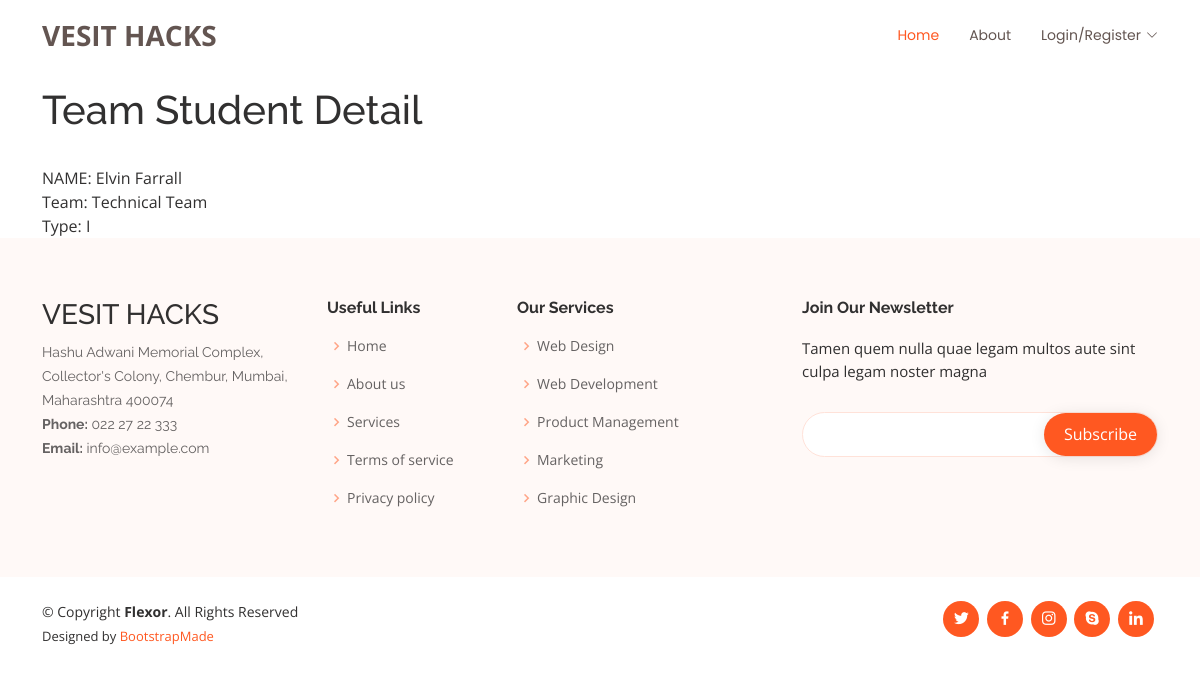
Page /1/team_student_detail/ on the committed database.
### vesit/models.py (models this page shows, shortened)
class Team_Student(models.Model):
    team = models.ForeignKey(Team, on_delete = models.CASCADE)
    student = models.ForeignKey(Student, on_delete = models.CASCADE)
    choices = (
        ('H', 'Head'),
        ('I', 'Incharge'),
    )
    student_type = models.CharField(max_length=1, choices=choices)

class Team(models.Model):
    name = models.CharField( max_length= 100 )
    committee = models.ForeignKey(Committee, on_delete = models.CASCADE)

### users/models.py (models this page shows, shortened)
class Student(models.Model):
    name = models.CharField( max_length=50 )
    email = models.EmailField()
    GENDER_CHOICES = (
        ('M', 'Male'),
        ('F', 'Female'),
        ('T','Transgender'),
    )
    gender = models.CharField(max_length=1, choices=GENDER_CHOICES)
    iid = models.CharField(max_length=100)
    mobile_num = models.CharField(max_length=10)
    image = models.ImageField(default = "default.jpg", upload_to = 'student-profile')
    dept = models.ForeignKey( Department, on_delete = models.CASCADE )
    password = models.CharField(max_length=100, null=True)

### vesit/views.py (the view)
# urls.py: path('<int:pk>/team_student_detail/', TeamStudentDetailView.as_view(), name="team_student_detail"),
class TeamStudentDetailView(DetailView):
    model = Team_Student
    template_name = "vesit/team_student_detail.html"
    context_object_name = "team_student"

### vesit/templates/vesit/team_student_detail.html
{% extends "vesit/base.html" %}
{% block home %}
<div class="container">
    <div class="row pt-3 justify-content-center">
        <div class="col-8 w-100">
           <h1> Team Student Detail </h1>
           <br>
            NAME: {{ team_student.student.name }}<br>
            Team: {{ team_student.team.name}} <br>
            Type: {{ team_student.student_type }} <br>
        </div>
    </div>
</div>
{% endblock %}

### vesit/static/css/style.css (style rules this page uses)
body { font-family: "Open Sans", sans-serif; color: #313030; }
h1, h2, h3, h4, h5, h6 { font-family: "Raleway", sans-serif; }
.scrolled-offset { margin-top: 70px; }

### rows in the picture
Team_Student: student.name "Elvin Farrall", team.name "Technical Team", student_type "I"
